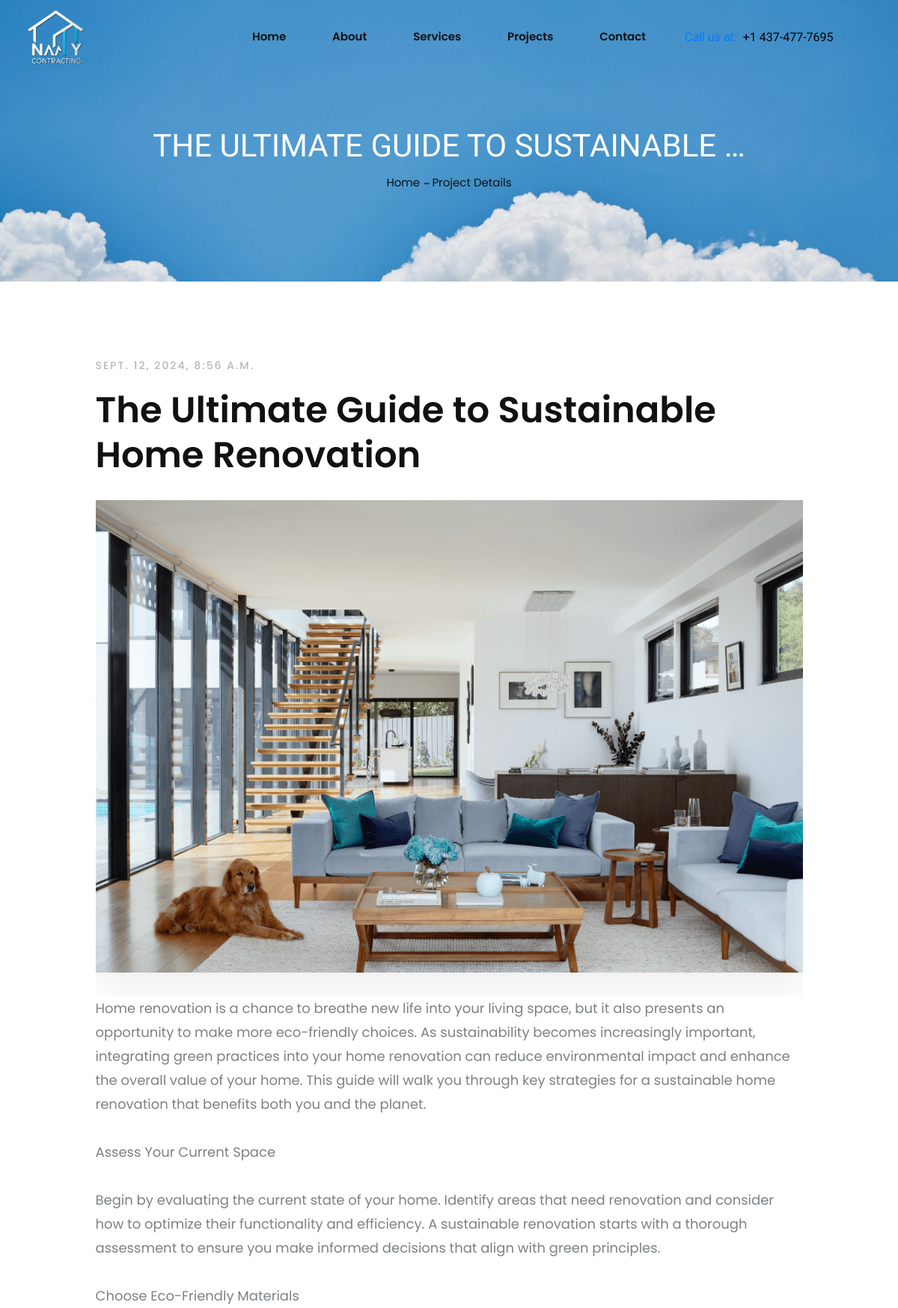
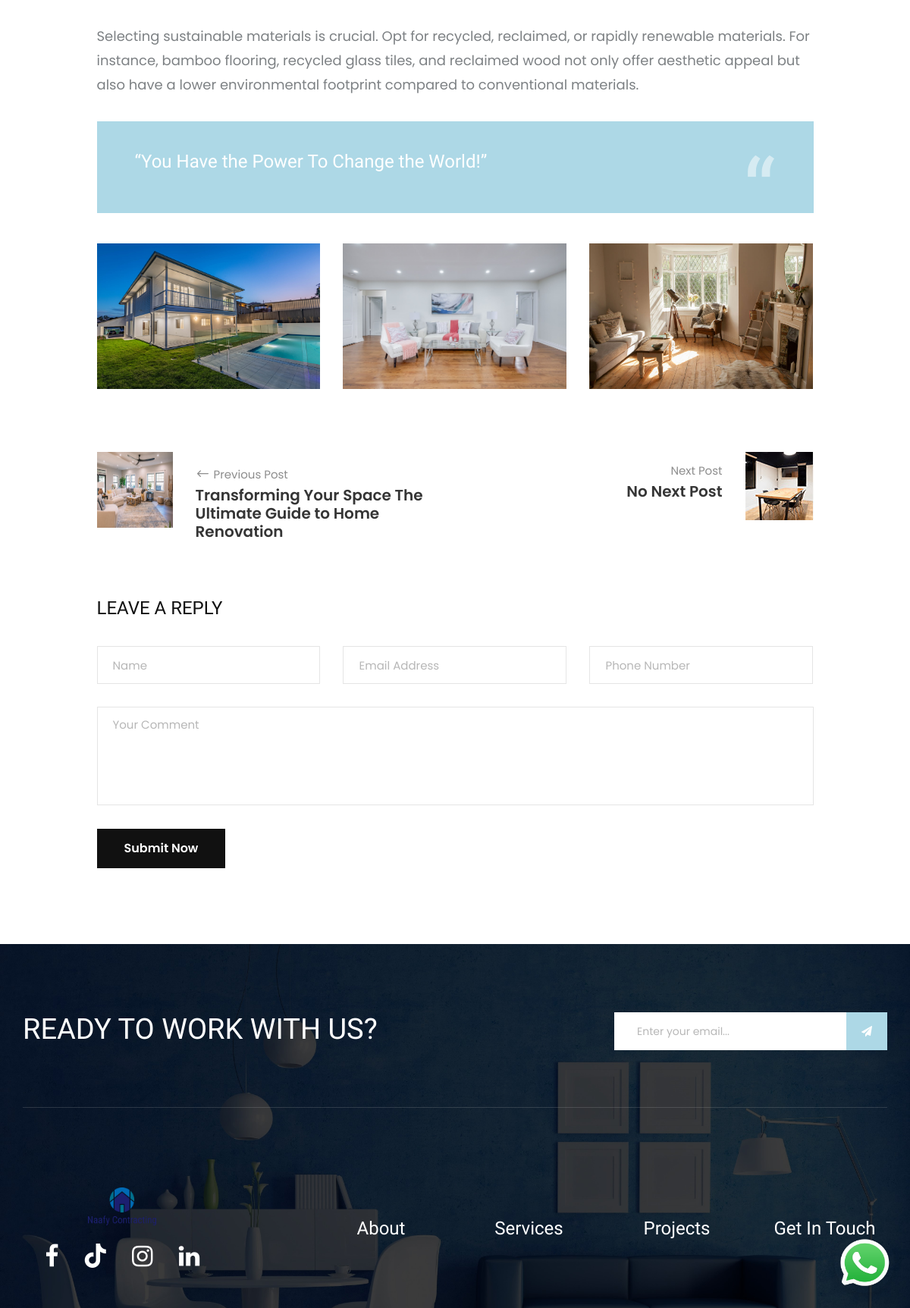
Page /projects/sustainable-home/ on the committed database (2 pictures, top to bottom).
### contact/models.py (models this page shows, shortened)
class ContactDetails(models.Model):
    phone_no = models.CharField(max_length=20, default="+123 456 7890")
    email = models.EmailField(unique=True)
    office_location = models.CharField(max_length=100)

### blog/models.py (models this page shows, shortened)
class Blog(models.Model):
    title = models.CharField(max_length=500)
    content = models.TextField()
    image = models.ImageField(upload_to='blog/', blank=True, null=True)
    slug = models.SlugField(unique=True, blank=True)
    quotes = models.CharField(max_length=500, default="You Have the Power To Change the World!")
    created_at = models.DateTimeField(auto_now_add=True)
    updated_at = models.DateTimeField(auto_now=True)
    latest = models.BooleanField(default=False)
    class Meta:
        verbose_name_plural = "Blogs"

class BlogImage(models.Model):
    blog = models.ForeignKey(Blog, on_delete=models.CASCADE, related_name='images')
    image = models.ImageField(upload_to='blog_images/')
    class Meta:
        verbose_name_plural = "Blog Images"

### blog/views.py (the view)
# urls.py: path("<slug:slug>/", views.blog_details, name="blog-details"),
@csrf_protect
def blog_details(request, slug):
    blog = get_object_or_404(Blog, slug=slug)
    if request.method == "POST":
        name = request.POST.get("name")
        email = request.POST.get("email")
        phone_no = request.POST.get("phone_no")
        reply = request.POST.get("reply")
        if name and email and reply:
            BlogReply.objects.create(
                blog=blog,
                name=name,
                email=email,
                phone_no=phone_no,
                reply=reply
            )
            return redirect('blog:blog-details', slug=slug)
        else:
            error_message = "Please fill in all required fields."
    else:
        error_message = None
    previous_blog = Blog.objects.filter(created_at__lt=blog.created_at).order_by('-created_at').first()
    next_blog = Blog.objects.filter(created_at__gt=blog.created_at).order_by('created_at').first()
    blog_images = BlogImage.objects.filter(blog=blog)
    context = {
        'blogs': blog,
        'previous_blog': previous_blog,
        'next_blog': next_blog,
        'blog_images': blog_images,
        'error_message': error_message,  # Pass the error message to the template
    }
    return render(request, "blog/blog-detail.html", context)

### home/context_processors.py (called while the page is built)
def default(request):
    contact_details = ContactDetails.objects.first()
    return {
        "contact_details" : contact_details,
    }

### templates/blog/blog-detail.html (shortened to what this page needs)
{% extends "partials/core.html" %}
{% load static %}
{% block content %}
<div class="breadcrumb-option spad set-bg" data-setbg="{% static 'img/clouds.jpg' %}">
    <div class="container">
        <div class="row">
            <div class="col-lg-12 text-center">
                <div class="breadcrumb__text">
                    <h2>{{blogs.title|truncatewords:5}}</h2>
                    <div class="breadcrumb__links">
                        <a href="{% url "home:home" %}">Home</a>
                        <span>Project Details</span>
                    </div>
                </div>
            </div>
        </div>
    </div>
</div>
<section class="blog-details spad">
    <div class="container">
        <div class="row d-flex justify-content-center">
            <div class="col-lg-10">
                <div class="blog__details__content">
                    <div class="blog__details__title">
                        <ul>
                            <li>{{blogs.created_at}}</li>
                        </ul>
                        <h2>{{blogs.title}}</h2>
                        <div class="hover-effect">
                            <img src="{{blogs.image.url}}" alt="">
                        </div>
                        <p>{{blogs.content|linebreaksbr}}</p>
                    </div>
                    <div class="blog__item__quote">
                        <p>“{{blogs.quotes}}”</p>
                    </div>
                    <div class="blog__details__pic">
                        <div class="row">
                            {% for image in blog_images %}
                            <div class="col-lg-4 col-md-4 col-sm-4 hover-effect">
                                <img style="height:80%; width:80%;" src="{{image.image.url}}" alt="">
                            </div>
                            {% endfor %}
                        </div>
                    </div>
                    <div class="blog__details__btns">
                        <div class="row">
                            <div class="col-lg-6 col-md-6 col-sm-6">
                                {% if previous_blog %}
                                    <a href="{% url 'blog:blog-details' previous_blog.slug %}" class="blog__details__btns__item">
                                        <div class="blog__details__btns__item__pic">
                                            <img style="height:100px; width:100px;" src="{{previous_blog.image.url}}" alt="">
                                        </div>
                                        <div class="blog__details__btns__item__text">
                                            <h6><span class="arrow_left"></span> Previous Post</h6>
                                            <h5>{{ previous_blog.title }}</h5>
                                        </div>
                                    </a>
                                {% endif %}
                            </div>
                            <div class="col-lg-6 col-md-6 col-sm-6">
                                {% if next_blog %}
                                    <a href="{% url 'blog:blog-details' next_blog.slug %}" class="blog__details__btns__item blog__details__btns__item--next">
                                        <div class="blog__details__btns__item__pic">
                                            <img style="height:100px; width:100px;" src="{{next_blog.image.url}}" alt="">
                                        </div>
                                        <div class="blog__details__btns__item__text">
                                            <h6>Next Post <span class="arrow_right"></span></h6>
                                            <h5>{{ next_blog.title }}</h5>
                                        </div>
                                    </a>
                                {% else %}
                                    <div class="blog__details__btns__item blog__details__btns__item--next">
                                        <div class="blog__details__btns__item__pic">
                                            <img src="{% static 'img/blog/details/next.jpg' %}" alt="">
                                        </div>
                                        <div class="blog__details__btns__item__text">
                                            <h6>Next Post</h6>
                                            <h5>No Next Post</h5>
                                        </div>
                                    </div>
                                {% endif %}
                            </div>
                        </div>
                    </div>
                    <div class="blog__details__comment__form">
                        <h4>Leave A Reply</h4>
                        <form method="POST">
                            <div class="row">
                                <div class="col-lg-4 col-md-4">
                                    <input type="text" name="name" id="name" placeholder="Name" required>
                                </div>
                                <div class="col-lg-4 col-md-4">
                                    <input type="email" name="email" id="email" placeholder="Email Address" required>
                                </div>
                                <div class="col-lg-4 col-md-4">
                                    <input type="number" name="phone_no" id="phone_no" placeholder="Phone Number">
                                </div>
                                <div class="col-lg-12">
                                    <textarea name="reply" id="reply" placeholder="Your Comment"></textarea>
                                    <button type="submit" class="site-btn">Submit Now</button>
                                </div>
                            </div>
                        </form>
                    </div>
                </div>
            </div>
        </div>
    </div>
</section>
{% endblock content %}

### templates/partials/core.html (shortened to what this page needs)
{% load static %}
<!DOCTYPE html>
<html lang="zxx">
<head>
    <link rel="stylesheet" href="https://cdnjs.cloudflare.com/ajax/libs/font-awesome/6.0.0/css/all.min.css">
    <link rel="stylesheet" href="{% static 'css/bootstrap.min.css' %}" type="text/css">
    <link rel="stylesheet" href="{% static 'css/font-awesome.min.css' %}" type="text/css">
    <link rel="stylesheet" href="{% static 'css/elegant-icons.css' %}" type="text/css">
    <link rel="stylesheet" href="{% static 'css/owl.carousel.min.css' %}" type="text/css">
    <link rel="stylesheet" href="{% static 'css/slicknav.min.css' %}" type="text/css">
    <link rel="stylesheet" href="{% static 'css/style.css' %}" type="text/css">
    <link rel="stylesheet" href="{% static 'css/custom.css' %}" type="text/css">
</head>
<body>
    <header class="header">
        <div class="container-fluid">
            <div class="row align-items-center">
                <div class="col-lg-3">
                    <div class="header__logo">
                        <a href="{% url 'home:home' %}">
                            <img src="{% static 'img/new-logo.png' %}" alt="Logo">
                        </a>
                    </div>
                </div>
                <div class="col-lg-6">
                    <nav class="header__menu desktop-menu">
                        <ul>
                            <li><a href="{% url 'home:home' %}">Home</a></li>
                            <li><a href="{% url 'aboutus:aboutus' %}">About</a></li>
                            <li><a href="{% url 'services:services' %}">Services</a></li>
                            <li><a href="{% url 'blog:blog-list' %}">Projects</a></li>
                            <li><a href="{% url 'contact:contactus' %}">Contact</a></li>
                        </ul>
                    </nav>
                </div>
                <div class="col-lg-3">
                    <div class="header__widget">
                        <h4 class="mr-2 text-primary">Call us at:</h4>
                        <h4>{{contact_details.phone_no}}</h4>
                    </div>
                </div>
            </div>
        </div>
    </header>
    {% block content %}
    {% endblock content %}
    <div class="whatsapp-button">
        <a href="https://wa.me/+14374777695" target="_blank">
            <img src="{% static 'img/whatsapp-logo.png' %}" alt="WhatsApp Chat">
        </a>
    </div>
    <footer class="footer set-bg" data-setbg="{% static 'img/footer.jpg' %}">
        <div class="container">
            <div class="footer__top">
                <div class="row">
                    <div class="col-lg-8 col-md-6">
                        <div class="footer__top__text">
                            <h2>Ready To Work With Us?</h2>
                        </div>
                    </div>
                    <div class="col-lg-4 col-md-6">
                        <div class="footer__top__newslatter">
                            <form id="email-form" method="POST" action="{% url 'home:save-email' %}">
                                <input type="email" name="email" id="email" placeholder="Enter your email...">
                                <button class="button-hover-effect" type="submit"><i class="fa fa-send"></i></button>
                            </form>
                        </div>
                    </div>
                </div>
            </div>
            <div class="row">
                <div class="col-lg-3 col-md-6 col-sm-6 stats-container">
                    <div class="footer__about">
                        <div class="footer__logo">
                            <a href="{% url "home:home" %}"><img src="{% static 'img/logo/nc-logo.png' %}" width="90px" alt=""></a>
                        </div>
                        <div class="footer__social">
                            <a href="https://www.facebook.com/profile.php?id=61560731714423" target="_blank"><i class="fa fa-facebook" style="font-size: 2rem;"></i></a>
                            <a href="https://www.tiktok.com/@burly.contracting" target="_blank"><i class="fa-brands fa-tiktok" style="font-size: 2rem;"></i></a>
                            <a href="https://www.instagram.com/burly.contracting/?utm_source=ig_web_button_share_sheet" target="_blank"><i style="font-size: 2rem;" class="fa fa-instagram"></i></a>
                            <a href="#" target="_blank"><i style="font-size: 2rem;" class="fa fa-linkedin"></i></a>
                        </div>
                    </div>
                </div>
                <div class="col-lg-2 offset-lg-1 col-md-3 col-sm-6 stats-container">
                    <div class="footer__widget">
                        <a href="{% url 'aboutus:aboutus' %}"><h4 class="text-white">About</h4></a>
                    </div>
                </div>
                <div class="col-lg-2 col-md-3 col-sm-6 stats-container">
                    <div class="footer__widget">
                        <a href="{% url 'services:services' %}"><h4 class="text-white">Services</h4></a>
                    </div>
                </div>
                <div class="col-lg-2 col-md-6 col-sm-6 stats-container">
                    <div class="footer__address">
                        <a href="{% url 'blog:blog-list' %}"><h4 class="text-white">Projects</h4></a>
                    </div>
                </div>
                <div class="col-lg-2 col-md-6 col-sm-6 stats-container">
                    <div class="footer__address">
                        <a href="{% url 'contact:contactus' %}"><h4 class="text-white">Get In Touch</h4></a>
                    </div>
                </div>
            </div>
        </div>
</footer>
</body>
</html>

### static/css/custom.css (style rules this page uses)
.whatsapp-button { position: fixed; bottom: 20px; right: 20px; z-index: 1000; width: 80px; height: 80px; border-radius: 50%; overflow: hidden; box-shadow: 0 4px 10px rgba(0, 0, 0, 0.1); transition: transform 0.3s ease, box-shadow 0.3s ease; }
.whatsapp-button img { width: 100%; height: 100%; }
.hover-effect { overflow: hidden; }
.hover-effect img { width: 100%; transition: transform 0.5s ease, box-shadow 0.5s ease; }
.button-hover-effect { background-color: #ADD8E6; border: none; color: white; padding: 10px 20px; font-size: 16px; cursor: pointer; transition: background-color 0.4s ease-in-out, transform 0.3s ease; position: relative; overflow: hidden; }
.button-hover-effect::before { content: ''; position: absolute; top: 0; left: -100%; width: 100%; height: 100%; background-color: #6F9ACB; transition: left 0.4s ease; z-index: -1; }
.stats-container { display: flex; flex-direction: column; align-items: center; justify-content: center; text-align: center; padding: 20px; }
.header { position: fixed; top: 0; width: 100%; z-index: 10; transition: background-color 0.3s; padding: 10px 0; }
.header__logo img { max-width: 80px; margin-left: 20px; }
.header__widget { display: flex; align-items: center; color: black; }
.header__widget h4 { font-size: 16px; color: black; }
.header__menu.desktop-menu ul { display: flex; justify-content: space-evenly; list-style: none; padding: 0; margin: 0; }
@media (min-width: 769px) { .stats-container { display: flex; } }

### rows in the picture
ContactDetails: phone_no "+1 437-477-7695"
Blog: title "THE ULTIMATE GUIDE TO SUSTAINABLE …", created_at "SEPT. 12, 2024, 8:56 A.M.", title "The Ultimate Guide to Sustainable Home Renovation", image (picture), content "Home renovation is a chance to breathe new life into your living space, but it also presents an opportunity to make more eco-friendly choices. As sustainability becomes increasingly important, integrating green practices into your home renovation can reduce environmental impact and enhance the overall value of your home. This guide will walk you through key strategies for a sustainable home renovation that benefits both you and the planet. Assess Your Current Space Begin by evaluating the current state of your home. Identify areas that need renovation and consider how to optimize their functionality and efficiency. A sustainable renovation starts with a thorough assessment to ensure you…", quotes "You Have the Power To Change the World!"
BlogImage: image (picture)
BlogImage: image (picture)
BlogImage: image (picture)
Blog: image (picture), title "Transforming Your Space The Ultimate Guide to Home Renovation"
